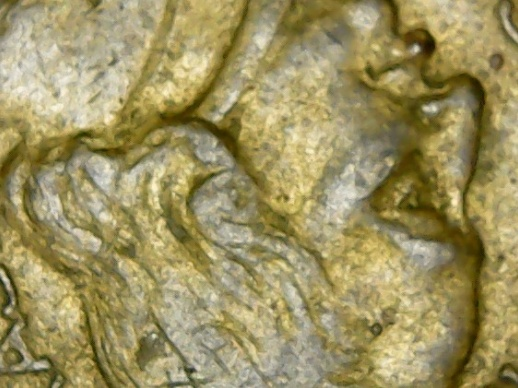
#> input picture images/aligned/aligned_0000.jpg, 518 x 388 px; its folder holds 4 pictures in this run
$ python main.py   (older library calls are emulated)
#> lines starting #> are read from the running program, lines starting #| are printed output that depends on the picture; after the words box and inside, x2 and y2 are one past the last pixel; in counts of white or black regions, pixels touching at a corner belong together
### utils/align_images.py
import matplotlib.pyplot as plt
import pandas as pd
import numpy as np
import cv2
import os
import re

# Verifica Diretórios Vazios.
def is_empty(dir_path):
    """ Verifica se uma pasta é vazia usando os.scandir(). """

    if not os.path.isdir(dir_path):
        return False
    with os.scandir(dir_path) as entries:
        return next(entries, None) is None

# Carrega e Ordena um Conjunto de Imagens.
def load_images(folder):
    """
    Ordena um conjunto de imagens a partir de uma dataset contendo ordenação
    númerica crescente a patir da localização da pasta de origem.

    """
#> called with folder = './images/aligned'

    images = []

    try:
        all_files = os.listdir(folder)
    except FileNotFoundError:
        print(f"[OS] Erro: A pasta '{folder}' não foi encontrada.")
        return []

    valid_extensions = ('.jpg', '.jpeg', '.png', '.bmp', '.tif', '.tiff')
    image_files = [f for f in all_files if f.lower().endswith(valid_extensions)]

    def extract_number(filename):
        match = re.search(r'(\d+)', filename)
        if match:
            return int(match.group(1))
        return 0

    sorted_files = sorted(image_files, key=extract_number)

    print(f"\nFase 1.1: Ordenação.\nOrdem de carregamento detectada: {sorted_files[:3]} ...")

    for filename in sorted_files:
        img_path = os.path.join(folder, filename)
        img = cv2.imread(img_path)
#> img is the input picture: shape (388, 518, 3); mean B, G, R 96.5, 145.9, 157.2

        if img is not None:
            images.append(img)
        else:
            print(f"[OS] Aviso: Não foi possível ler {filename}")

    return images

# Alinha um Conjunto de Imagens (ECC).
# [199 lines left out: functions align_images, focus_analysis, save_results, not called in this run]

### main.py
from utils.compute_depth import keypoint_analysis, depth_map, plot_depth, save_point_cloud
from utils.align_images import load_images, align_images, is_empty, save_results, focus_analysis
from utils.estimate_scales import algorithm
import matplotlib.pyplot as plt
import pandas as pd
import numpy as np
import cv2 as cv
import os
import sys

os.system('cls')

print("---- INICIALIZANDO ALGORITMO DE RECONSTRUÇÃO 3D ----")

# Constantes.
MOTOR_STEP_MM = 0.001
INPUT_ALIGNED_PATH = './images/aligned'
INPUT_RAW_PATH = './images/ordered'
INTERVAL = np.linspace(1.00, 1.20, 500)

#


#


#


# Fase 1: Ordenação, Alinhamento e Recorte de Imagens (ECC).
if is_empty(INPUT_ALIGNED_PATH):
    raw_images = load_images(INPUT_RAW_PATH)

    aligned_imgs, scales, accumulated_scales = align_images(raw_images)

    save_results(aligned_imgs, scales, accumulated_scales)
images = load_images(INPUT_ALIGNED_PATH) # Por que eu retomo as imagens com cores?

# Método avaliativo - Diferença entre as imagens.
rmse = []
print("\n")
for i in range(0, len(images)-1):

    ref = cv.cvtColor(images[0], cv.COLOR_BGR2GRAY).astype(np.float32)
    warp = cv.cvtColor(images[i+1], cv.COLOR_BGR2GRAY).astype(np.float32)

    width, height = ref.shape[1], ref.shape[0]
    E = (ref - warp)
    N = width*height

    frobenius_norm = np.linalg.norm(E, ord='fro')

    rmse.append(round(float(frobenius_norm/np.sqrt(N)), 2))

    print(f"[OS] Avaliação da Transformação da Imagem ({i+1}) para ({0}): {round(float(frobenius_norm/np.sqrt(N)), 2)}")
#> this loop made 3 passes
#> pass 1, `E = (ref - warp)`:
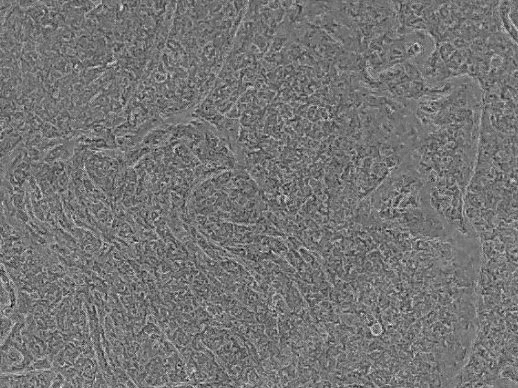
#> E: shape (388, 518) float32; min -43, max 48, mean -1.2; drawn with min black and max white
#> after the loop:
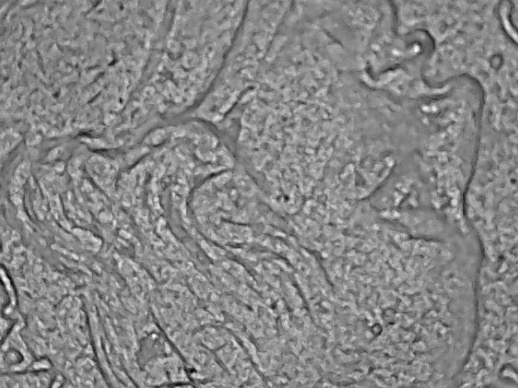
#> E: shape (388, 518) float32; min -73, max 94, mean 15.5; drawn with min black and max white

print(f"\n[OS] Método Avaliativo da Aproximação das Imagens: {rmse[:3]} ... {rmse[-3:]}")

# Avaliação Gráfica

for i in range(0, len(images)-1):
    img1 = images[0]
    img2 = images[i+1]

# Análise dos pontos de interesse.

    ref = cv.cvtColor(img1, cv.COLOR_BGR2GRAY)
    warp = cv.cvtColor(img2, cv.COLOR_BGR2GRAY)

    akaze = cv.AKAZE_create(threshold=0.001)

    kp1, des1 = akaze.detectAndCompute(ref, None)
    kp2, des2 = akaze.detectAndCompute(warp, None)


    matcher = cv.BFMatcher(cv.NORM_HAMMING)
    matches = matcher.knnMatch(des1, des2, k=2)


    # Razão de Lowe (Filtragem de outliers)
    good_matches = []
    ratio_threshold = 0.70
    for m, n in matches:
        if m.distance < ratio_threshold * n.distance:
            good_matches.append(m)


    print(f"\nKeypoints Imagem (0): {len(kp1)}")
    print(f"Keypoints Imagem ({i}): {len(kp2)}")
    print(f"Correspondências robustas: {len(good_matches)}")

    ref_kp = cv.drawKeypoints(ref, kp1, None, (0, 255, 0), flags=cv.DRAW_MATCHES_FLAGS_DRAW_RICH_KEYPOINTS)
    warp_kp = cv.drawKeypoints(warp, kp2, None, (0, 255, 0), flags=cv.DRAW_MATCHES_FLAGS_DRAW_RICH_KEYPOINTS)

    img_matches = cv.drawMatches(ref, kp1, warp, kp2, good_matches, None,
                                  flags=cv.DrawMatchesFlags_NOT_DRAW_SINGLE_POINTS)


# Mapa Binário
    href, wref = ref.shape[:2]
    hwarp, wwarp = warp.shape[:2]

    mask_ref = np.zeros((href, wref), dtype=np.uint8)
    mask_warp = np.zeros((hwarp, wwarp), dtype=np.uint8)

    for n in range(0, len(kp1)-1):
        point = kp1[n]

        x, y = point.pt
        ix, iy = int(x), int(y)

        if 0 <= ix < wref and 0 <= iy < href:
            # mask_ref[iy, ix] = 255
            cv.circle(mask_ref, (ix, iy), radius=3, color=1, thickness=-1)

    for n in range(0, len(kp2)-1):
        point = kp2[n]

        x, y = point.pt
        ix, iy = int(x), int(y)

        if 0 <= ix < wwarp and 0 <= iy < hwarp:
            # mask_warp[iy, ix] = 255
            cv.circle(mask_warp, (ix, iy), radius=3, color=1, thickness=-1)


# Visualização

    fig = plt.figure(figsize=(12, 5), layout="constrained")

    plot1 = cv.cvtColor(img1, cv.COLOR_BGR2RGB)
    plot2 = cv.cvtColor(img2, cv.COLOR_BGR2RGB)

    gs = fig.add_gridspec(nrows=2, ncols=4)

    ax1 = fig.add_subplot(gs[0, 0])
    ax1.imshow(plot1)
    ax1.set_title('Imagem de Referência (0)')
    ax1.axis('off')

    ax2 = fig.add_subplot(gs[0, 1])
    ax2.imshow(plot2)
    ax2.set_title(f'Imagem Transformada ({i+1})')
    ax2.axis('off')

    ax3 = fig.add_subplot(gs[1, 0])
    ax3.imshow(ref_kp)
    ax3.set_title(f"Pontos de Interesse: {len(kp1)} pts.")

    ax4 = fig.add_subplot(gs[1, 1])
    ax4.imshow(warp_kp)
    ax4.set_title(f"Pontos de Interesse: {len(kp2)} pts.")

    ax5 = fig.add_subplot(gs[0, 2:])
    ax5.imshow(img_matches)
    ax5.set_title(f'Pontos Correspondentes: {len(good_matches)} pts.')
    ax5.axis('off')

    ax6 = fig.add_subplot(gs[1, 2])
    ax6.imshow(mask_ref)
    ax6.set_title(f'Máscara Binária (0)')
    ax6.axis('off')

    ax7 = fig.add_subplot(gs[1, 3])
    ax7.imshow(mask_warp)
    ax7.set_title(f'Máscara Binária ({i+1})')
    ax7.axis('off')

    plt.tight_layout()
    plt.show()
#> this loop made 3 passes
#> pass 1, `warp_kp = cv.drawKeypoints(warp, kp2, None, (0, 255, 0), flags=cv.DRAW..`:
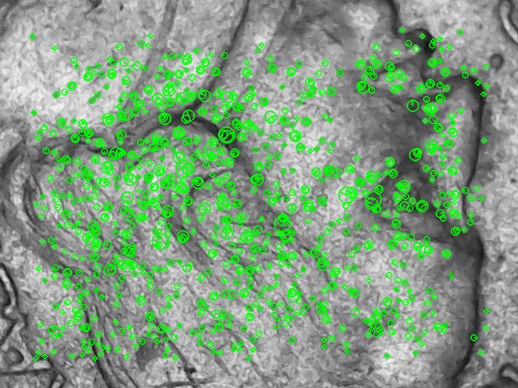
#> warp_kp: shape (388, 518, 3); mean of channels 0, 1, 2 127.5, 157.2, 127.5; drawn as B, G, R
#> pass 1, `plt.show()`:
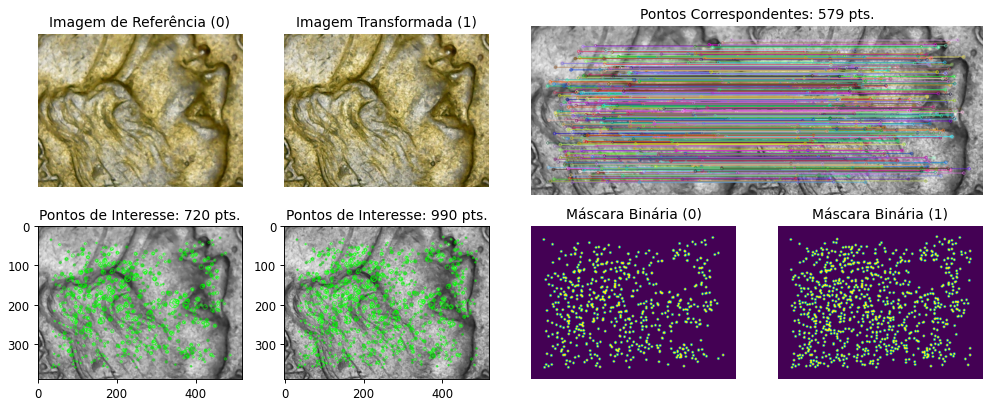
#> figure drawn by matplotlib, 7 panels
#> after the loop:
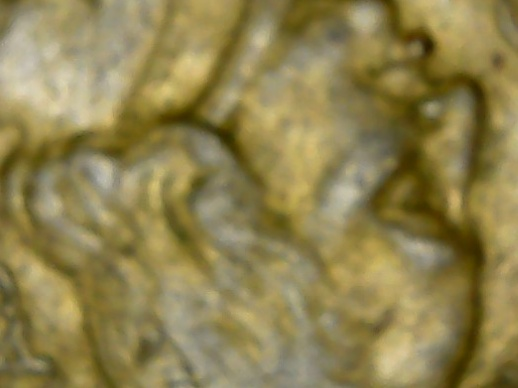
#> img2: shape (388, 518, 3); mean B, G, R 79.5, 130, 142.9
#> after the loop:
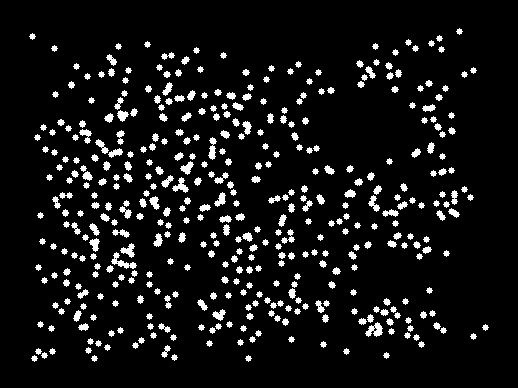
#> mask_ref: shape (388, 518); values 0 (black) and 1 (white), 8.1% white; 420 white regions, largest, box (x1, y1, x2, y2) and area: (111, 252, 137, 269) 156, (365, 322, 383, 337) 149, (172, 177, 189, 193) 120
#> after the loop:
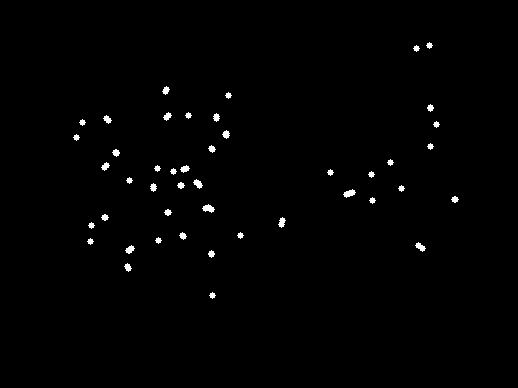
#> mask_warp: shape (388, 518); values 0 (black) and 1 (white), 0.84% white; 45 white regions, largest, box (x1, y1, x2, y2) and area: (202, 204, 215, 213) 69, (343, 189, 356, 198) 67, (415, 242, 426, 252) 56

#
#
#
#
#


# Fase 2: Estimativa das Escalas por Função de Custo.
#> (the run stopped early here; a loop or call above may not have finished)
